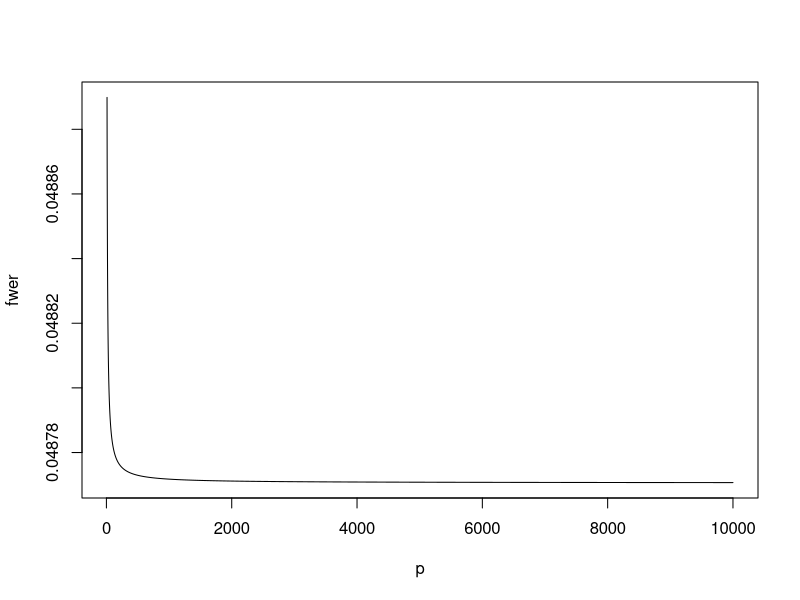

R code for this plot: (Note: this script raises an error after producing the figure.)
rm(list=ls())


p<-10:10000
alphi<-0.05
fwer<-1-(1-alphi/p)^p
plot(p,fwer,type="l")

#simulation du nombre de faux positifs sur plusieurs tests multiples

alpha <- 0.05
nbFP <-c()
fwer<-0
n<-1000
m<-1000
for (k in 1:n) {
  tirage <- rnorm(m)
  if (length(tirage) %% 2 != 0) {
    tirage <- c(tirage, rnorm(1))
  }
  h1 <- c(rep(0, length(tirage) / 2), rep(3, length(tirage) / 2))
  xobs <- tirage + h1
  pval <- 1 - pnorm(xobs)
  positifs <- which(pval <= alpha)
  FP <- length(which(positifs <= length(tirage) / 2))
  if (FP >= 1) {
    fwer<-fwer+1
  }
  nbFP <- c(nbFP, FP)
}
length(nbFP)
mean(nbFP)
fwer/n


#simulation du nombre de faux positifs sur plusieurs tests multiples 
#en utilisant la correction de Bonferronni

alpha <- 0.05
nbFP <-c()
fwer<-0
n<-1000
m<-1000
for (k in 1:n) {
  tirage <- rnorm(m)
  if (length(tirage) %% 2 != 0) {
    tirage <- c(tirage, rnorm(1))
  }
  h1 <- c(rep(0, length(tirage) / 2), rep(3, length(tirage) / 2))
  xobs <- tirage + h1
  pval <- 1 - pnorm(xobs)
  positifs <- which(pval <= alpha/m)
  FP <- length(which(positifs <= length(tirage) / 2))
  if (FP >= 1) {
    fwer<-fwer+1
  }
  nbFP <- c(nbFP, FP)
}
length(nbFP)
mean(nbFP)
fwer/n

#simulation du nombre de faux positifs sur plusieurs tests multiples
#en utilisant la correction de Holm-Bonferroni

alpha <- 0.05
nbFP <-c()
fwer<-0
n<-1
m<-10
for (k in 1:n) {
  tirage <- rnorm(m)
  if (length(tirage) %% 2 != 0) {
    tirage <- c(tirage, rnorm(1))
  }
  h1 <- c(rep(0, length(tirage) / 2), rep(3, length(tirage) / 2))
  xobs <- tirage + h1
  #Création de la liste de pval ordrées et nommées selon h1 ou h0
  pval <- 1 - pnorm(xobs)
  names(pval)<-h1
  ordre<-sort(pval)
  print(ordre)
  #Détection des positifs
  positifs<-c()
  i<-1
    while (ordre[i] <= alpha/(length(tirage)+1-i)) {
      positifs<-c(positifs,ordre[i])
      i<-i+1
    }
  print(positifs)
  #Détection des faux-positifs
  FP <- length(which(names(positifs)==0))
  if (FP >= 1) {
    fwer<-fwer+1
  }
  nbFP <- c(nbFP, FP)
}
length(nbFP)
mean(nbFP)
fwer/n
dfhlkdshvlakvldfbpiv
  
ddddddeve
  
